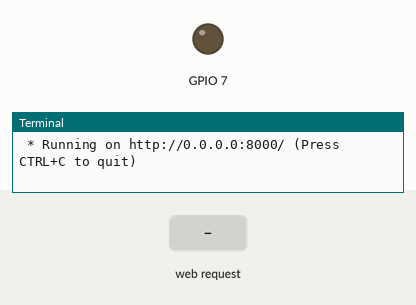
Simulated run of this program. Board: Raspberry Pi (BCM pin numbers). Shown: output pins drawn as LEDs (lit = HIGH), the last lines printed to the terminal. Inputs (shaded band) come from the test bench. The clock reads 2024-03-15 10:24:30 at power-on unless the program sets it.

Above: at 1.2 s.
1.3 s: HTTP request for /led/on received
At 2.0 s:
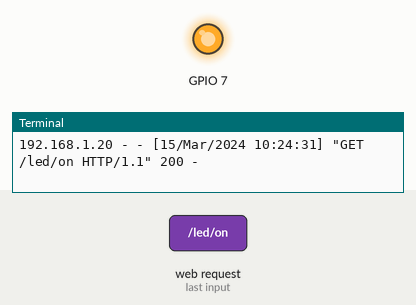
4.3 s: HTTP request for /led/off received
At 5.5 s:
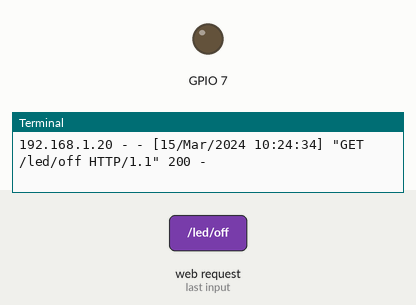
Timing chart, 0 to 7.3 s (numbered marks = the images above; inputs shaded):
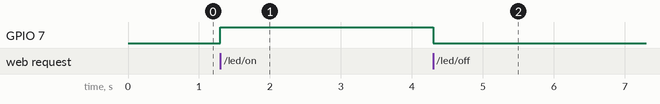

The program:

Webbutton1.py
```python
from flask import Flask, request, render_template
import RPi.GPIO as GPIO

app = Flask(__name__)
GPIO.setmode(GPIO.BCM)
GPIO.setup(7, GPIO.OUT, initial=GPIO.LOW)

@app.route("/")
def home():
	return render_template("index.html")
@app.route("/led/on")
def led_on():
	try:
		GPIO.output(7, GPIO.HIGH)
		return "ok"
	except expression as identifier:
		return "fail"

@app.route("/led/off")
def led_off():
	try:
		GPIO.output(7, GPIO.LOW)
		return "ok"
	except expression as identifier:
		return "fall"

if __name__ == '__main__':
	app.run(host = '0.0.0.0', port = '8000', debug = True)
```

Measured:
- after the input at 1.3 s, GPIO 7: LOW → HIGH at once
- after the input at 4.3 s, GPIO 7: HIGH → LOW at once
